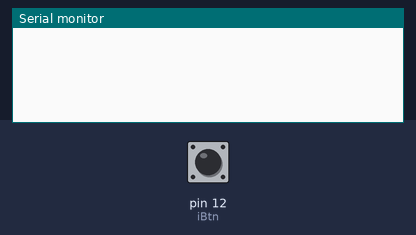
Simulated run of this sketch. Board: Arduino Uno, built with avr-gcc and run on an emulated ATmega328P. On the bench: the last lines printed to the serial monitor. The test bench sets the inputs (shaded band); at power-on: pin 12 (iBtn) HIGH. At 3.6 s the program stops and its outputs stay as they are.

Above: at 1.3 s.
1.4 s: pin 12 (iBtn) pulled LOW for 0.15 s
At 2.5 s:
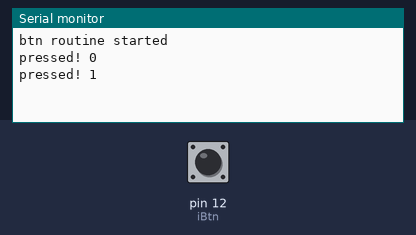
At 4.5 s:
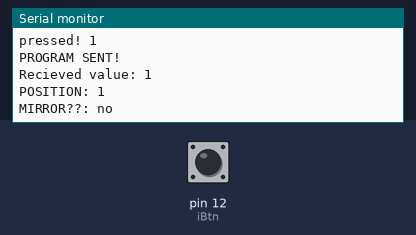

The sketch:

button_init_test.ino
```cpp
int iBtn = 12;

int c = -1;
void setup() {
  // put your setup code here, to run once:
  Serial.begin(38400);
  pinMode(iBtn, INPUT_PULLUP);

  delay(500);
  while(digitalRead(iBtn));
  Serial.println("btn routine started");
  bool startpgm = false;
  while(1) {
    c++;
    if (c >= 13) c = 1;
    Serial.println("pressed! " + String(c));
    long prevm = millis(); // previous millis
    while (1) {
      if (millis() > prevm + 2000) {
        startpgm = true;
        break;
      }
      if (!digitalRead(iBtn)) { // if pressed
        while (!digitalRead(iBtn)); // then wait until released
        break; // and break out
      }
    }

    if (startpgm) break;
  }
}
int pos = 0;
bool mirror = false;

void loop() {
  if (c <= 6) mirror = false;
  else mirror = true;
  if (c <= 6) {
    pos = c;
  }
  else pos = c - 6;

  Serial.println("PROGRAM SENT!");
  Serial.print("Recieved value: ");
  Serial.println(c);
  Serial.println("");
  Serial.print("POSITION: "); Serial.println(pos);
  Serial.print("MIRROR??: "); Serial.println(mirror ? "yes" : "no");
  while(1);
}
```

Measured:
- after the input at 1.4 s, the serial monitor: prints a new line at once (image 1)
